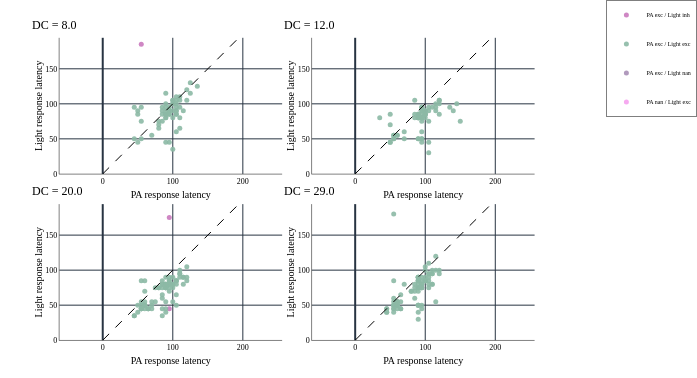

Notebook code for this chart:
### Code cell
df = lat_df.reset_index()

dc_values = sorted(df["dc"].unique())

if len(dc_values) == 0:
    raise ValueError(
        "No data left after filtering by rep_case. "
        "Check pa_rep_type / light_rep_type values in the CSV."
    )

# Remove dc = 37
df = df[df["dc"] != 37]

# -----------------------
# Define case categories
# -----------------------
def normalize(v):
    if pd.isna(v):
        return "nan"
    return str(v).lower()

def rep_case(row):
    pa = normalize(row["pa_rep_type"])
    li = normalize(row["light_rep_type"])
    return f"{pa}|{li}"

df["rep_case"] = df.apply(rep_case, axis=1)

case_labels = {
    "inhibited|inhibited": "PA inh / Light inh",
    "inhibited|excited":   "PA inh / Light exc",
    "inhibited|nan":       "PA inh / Light nan",
    "excited|inhibited":   "PA exc / Light inh",
    "excited|excited":     "PA exc / Light exc",
    "excited|nan":         "PA exc / Light nan",
    "nan|inhibited":       "PA nan / Light inh",
    "nan|excited":         "PA nan / Light exc",
}

df = df[df["rep_case"].isin(case_labels.keys())]

cases = list(case_labels.keys())

# -----------------------
# Subplot layout
# -----------------------
dc_values = sorted(df["dc"].unique())
n_cols = 2
n_rows = int(np.ceil(len(dc_values) / n_cols))

subplot_titles = {
    r + 1: [
        f"DC = {dc_values[r*n_cols + c]}" if r*n_cols + c < len(dc_values) else ""
        for c in range(n_cols)
    ]
    for r in range(n_rows)
}

fig = utils.simple_fig(
    n_cols=n_cols,
    n_rows=n_rows,
    width=1.4,
    height=0.9 * n_rows,
    subplot_titles=subplot_titles,
)

# -----------------------
# Axis limits (shared)
# -----------------------
max_val = max(
    df["pa_response_latency"].max(),
    df["light_response_latency"].max()
)

axis_min = 0
axis_max = max_val * 1.05

fig.update_layout(
    xaxis=dict(range=[axis_min, axis_max], zeroline=True),
    yaxis=dict(range=[axis_min, axis_max], scaleanchor="x", scaleratio=1, zeroline=True),
)

fig.update_xaxes(matches="x", tickmode="auto", showticklabels=True)
fig.update_yaxes(matches="y", scaleanchor="x", scaleratio=1, tickmode="auto", showticklabels=True)

# -----------------------
# Colors for cases
# -----------------------
case_colors = {}
for i, case in enumerate(cases):
    case_colors[case] = utils.interp_color(
        nsteps=len(cases),
        step_nr=i,
        scalename=("qualitative", "Plotly"),
        alpha=0.9
    )

# -----------------------
# Plot
# -----------------------
for i, dc in enumerate(dc_values):
    row = i // n_cols + 1
    col = i % n_cols + 1

    sub = df[df["dc"] == dc]

    for case in cases:
        cd = sub[sub["rep_case"] == case]
        if cd.empty:
            continue

        fig.add_trace(
            go.Scatter(
                x=cd["pa_response_latency"],
                y=cd["light_response_latency"],
                mode="markers",
                marker=dict(color=case_colors[case], size=5),
                name=case_labels[case],
                legendgroup=case,
                showlegend=(i == 0),
                hovertemplate=(
                    "PA: %{x}<br>"
                    "Light: %{y}<br>"
                    f"{case_labels[case]}<extra></extra>"
                ),
            ),
            row=row,
            col=col,
        )

    # Identity line
    fig.add_trace(
        go.Scatter(
            x=[axis_min, axis_max],
            y=[axis_min, axis_max],
            mode="lines",
            line=dict(color="black", dash="dash", width=1),
            showlegend=False,
        ),
        row=row,
        col=col,
    )

# Axis labels
fig.update_xaxes(title_text="PA response latency")
fig.update_yaxes(title_text="Light response latency")

fig.show()
sname = figure_dir / f'{session_id}_test'
save_fig(fig, sname, formats=['png'], scale=3)

### Figure 1 — Plotly figure (JSON) as saved in the notebook; plotly's stock layout.template omitted (floating-point values rounded to 4 significant figures)
{"data": [{"hovertemplate": "PA: %{x}<br>Light: %{y}<br>PA exc / Light inh<extra></extra>", "legendgroup": "excited|inhibited", "marker": {"color": "rgba(202, 122, 190, 0.9)", "size": 5}, "mode": "markers", "name": "PA exc / Light inh", "showlegend": true, "x": [55.0], "y": [185.0], "type": "scatter", "xaxis": "x", "yaxis": "y"}, {"hovertemplate": "PA: %{x}<br>Light: %{y}<br>PA exc / Light exc<extra></extra>", "legendgroup": "excited|excited", "marker": {"color": "rgba(140, 186, 166, 0.9)", "size": 5}, "mode": "markers", "name": "PA exc / Light exc", "showlegend": true, "x": [100.0, 95.0, 95.0, 105.0, 95.0, 85.0, 105.0, 85.0, 110.0, 110.0, 95.0, 90.0, 120.0, 125.0, 135.0, 105.0, 85.0, 95.0, 90.0, 100.0, 105.0, 110.0, 115.0, 90.0, 90.0, 125.0, 100.0, 105.0, 105.0, 110.0, 80.0, 100.0, 100.0, 80.0, 90.0, 45.0, 95.0, 55.0, 55.0, 85.0, 50.0, 50.0, 45.0, 90.0, 105.0, 90.0, 50.0, 105.0, 120.0, 95.0, 100.0, 55.0, 90.0, 70.0, 80.0, 105.0, 110.0, 100.0, 90.0, 90.0], "y": [100.0, 85.0, 90.0, 85.0, 90.0, 95.0, 110.0, 90.0, 95.0, 110.0, 90.0, 80.0, 120.0, 130.0, 125.0, 105.0, 85.0, 95.0, 85.0, 100.0, 90.0, 80.0, 90.0, 80.0, 90.0, 115.0, 105.0, 100.0, 90.0, 65.0, 70.0, 35.0, 105.0, 75.0, 45.0, 95.0, 45.0, 95.0, 50.0, 75.0, 90.0, 85.0, 50.0, 85.0, 60.0, 85.0, 45.0, 85.0, 105.0, 85.0, 90.0, 75.0, 115.0, 55.0, 65.0, 95.0, 105.0, 80.0, 100.0, 95.0], "type": "scatter", "xaxis": "x", "yaxis": "y"}, {"hovertemplate": "PA: %{x}<br>Light: %{y}<br>PA exc / Light nan<extra></extra>", "legendgroup": "excited|nan", "marker": {"color": "rgba(169, 143, 182, 0.9)", "size": 5}, "mode": "markers", "name": "PA exc / Light nan", "showlegend": true, "x": [105.0, 95.0, 125.0, 140.0, 100.0, 100.0, 115.0, 90.0], "y": [NaN, NaN, NaN, NaN, NaN, NaN, NaN, NaN], "type": "scatter", "xaxis": "x", "yaxis": "y"}, {"hovertemplate": "PA: %{x}<br>Light: %{y}<br>PA nan / Light exc<extra></extra>", "legendgroup": "nan|excited", "marker": {"color": "rgba(246, 161, 239, 0.9)", "size": 5}, "mode": "markers", "name": "PA nan / Light exc", "showlegend": true, "x": [NaN, NaN, NaN, NaN, NaN, NaN, NaN, NaN, NaN, NaN, NaN, NaN, NaN, NaN, NaN, NaN, NaN, NaN, NaN, NaN, NaN, NaN, NaN], "y": [100.0, 65.0, 105.0, 105.0, 105.0, 50.0, 95.0, 0.0, 60.0, 95.0, 85.0, 85.0, 110.0, 130.0, 100.0, 80.0, 45.0, 75.0, 90.0, 50.0, 95.0, 180.0, 60.0], "type": "scatter", "xaxis": "x", "yaxis": "y"}, {"line": {"color": "black", "dash": "dash", "width": 1}, "mode": "lines", "showlegend": false, "x": [0, 194.2], "y": [0, 194.2], "type": "scatter", "xaxis": "x", "yaxis": "y"}, {"hovertemplate": "PA: %{x}<br>Light: %{y}<br>PA exc / Light exc<extra></extra>", "legendgroup": "excited|excited", "marker": {"color": "rgba(140, 186, 166, 0.9)", "size": 5}, "mode": "markers", "name": "PA exc / Light exc", "showlegend": false, "x": [105.0, 95.0, 95.0, 55.0, 95.0, 145.0, 120.0, 95.0, 60.0, 120.0, 140.0, 90.0, 85.0, 115.0, 105.0, 95.0, 135.0, 105.0, 110.0, 95.0, 90.0, 100.0, 95.0, 95.0, 100.0, 95.0, 85.0, 90.0, 100.0, 120.0, 115.0, 100.0, 55.0, 60.0, 100.0, 100.0, 90.0, 90.0, 50.0, 95.0, 95.0, 90.0, 55.0, 35.0, 55.0, 90.0, 105.0, 95.0, 90.0, 150.0, 120.0, 95.0, 95.0, 95.0, 85.0, 50.0, 50.0, 90.0, 70.0, 50.0, 115.0, 100.0, 105.0, 70.0], "y": [30.0, 80.0, 45.0, 55.0, 80.0, 100.0, 85.0, 75.0, 55.0, 100.0, 90.0, 80.0, 105.0, 100.0, 95.0, 85.0, 95.0, 90.0, 95.0, 50.0, 85.0, 85.0, 95.0, 80.0, 85.0, 90.0, 85.0, 80.0, 90.0, 105.0, 95.0, 90.0, 55.0, 55.0, 85.0, 80.0, 80.0, 85.0, 85.0, 60.0, 50.0, 50.0, 50.0, 80.0, 50.0, 85.0, 45.0, 80.0, 50.0, 75.0, 105.0, 95.0, 80.0, 90.0, 80.0, 70.0, 45.0, 80.0, 60.0, 45.0, 90.0, 85.0, 75.0, 50.0], "type": "scatter", "xaxis": "x2", "yaxis": "y2"}, {"hovertemplate": "PA: %{x}<br>Light: %{y}<br>PA exc / Light nan<extra></extra>", "legendgroup": "excited|nan", "marker": {"color": "rgba(169, 143, 182, 0.9)", "size": 5}, "mode": "markers", "name": "PA exc / Light nan", "showlegend": false, "x": [50.0, 95.0, 95.0, 85.0, 55.0, 60.0], "y": [NaN, NaN, NaN, NaN, NaN, NaN], "type": "scatter", "xaxis": "x2", "yaxis": "y2"}, {"hovertemplate": "PA: %{x}<br>Light: %{y}<br>PA nan / Light exc<extra></extra>", "legendgroup": "nan|excited", "marker": {"color": "rgba(246, 161, 239, 0.9)", "size": 5}, "mode": "markers", "name": "PA nan / Light exc", "showlegend": false, "x": [NaN, NaN, NaN, NaN, NaN, NaN, NaN, NaN, NaN, NaN, NaN, NaN, NaN, NaN, NaN, NaN, NaN, NaN, NaN, NaN, NaN, NaN, NaN, NaN, NaN, NaN, NaN, NaN, NaN, NaN], "y": [85.0, 100.0, 75.0, 105.0, 90.0, 75.0, 90.0, 85.0, 130.0, 55.0, 55.0, 95.0, 100.0, 60.0, 135.0, 100.0, 80.0, 90.0, 60.0, 80.0, 55.0, 115.0, 50.0, 60.0, 55.0, 80.0, 75.0, 180.0, 55.0, 110.0], "type": "scatter", "xaxis": "x2", "yaxis": "y2"}, {"line": {"color": "black", "dash": "dash", "width": 1}, "mode": "lines", "showlegend": false, "x": [0, 194.2], "y": [0, 194.2], "type": "scatter", "xaxis": "x2", "yaxis": "y2"}, {"hovertemplate": "PA: %{x}<br>Light: %{y}<br>PA exc / Light inh<extra></extra>", "legendgroup": "excited|inhibited", "marker": {"color": "rgba(202, 122, 190, 0.9)", "size": 5}, "mode": "markers", "name": "PA exc / Light inh", "showlegend": false, "x": [95.0, 95.0], "y": [45.0, 175.0], "type": "scatter", "xaxis": "x3", "yaxis": "y3"}, {"hovertemplate": "PA: %{x}<br>Light: %{y}<br>PA exc / Light exc<extra></extra>", "legendgroup": "excited|excited", "marker": {"color": "rgba(140, 186, 166, 0.9)", "size": 5}, "mode": "markers", "name": "PA exc / Light exc", "showlegend": false, "x": [110.0, 90.0, 100.0, 60.0, 60.0, 55.0, 95.0, 110.0, 85.0, 120.0, 80.0, 55.0, 50.0, 105.0, 90.0, 115.0, 55.0, 90.0, 110.0, 95.0, 95.0, 115.0, 70.0, 90.0, 85.0, 65.0, 95.0, 100.0, 115.0, 90.0, 105.0, 95.0, 85.0, 95.0, 105.0, 100.0, 105.0, 95.0, 55.0, 60.0, 90.0, 90.0, 85.0, 50.0, 95.0, 55.0, 60.0, 90.0, 90.0, 60.0, 90.0, 85.0, 85.0, 105.0, 120.0, 110.0, 90.0, 85.0, 120.0, 100.0, 85.0, 80.0, 45.0, 55.0, 55.0, 60.0, 70.0, 45.0, 70.0, 105.0, 60.0, 100.0, 75.0, 65.0, 65.0, 75.0], "y": [90.0, 80.0, 75.0, 70.0, 55.0, 50.0, 75.0, 100.0, 75.0, 85.0, 75.0, 45.0, 50.0, 65.0, 75.0, 80.0, 45.0, 75.0, 95.0, 90.0, 80.0, 90.0, 55.0, 75.0, 80.0, 45.0, 80.0, 80.0, 90.0, 55.0, 80.0, 85.0, 85.0, 70.0, 85.0, 90.0, 85.0, 80.0, 45.0, 50.0, 90.0, 75.0, 65.0, 40.0, 85.0, 85.0, 85.0, 40.0, 45.0, 50.0, 80.0, 35.0, 80.0, 50.0, 105.0, 95.0, 80.0, 45.0, 90.0, 80.0, 60.0, 75.0, 35.0, 45.0, 55.0, 50.0, 45.0, 35.0, 50.0, 85.0, 45.0, 55.0, 55.0, 45.0, 45.0, 75.0], "type": "scatter", "xaxis": "x3", "yaxis": "y3"}, {"hovertemplate": "PA: %{x}<br>Light: %{y}<br>PA exc / Light nan<extra></extra>", "legendgroup": "excited|nan", "marker": {"color": "rgba(169, 143, 182, 0.9)", "size": 5}, "mode": "markers", "name": "PA exc / Light nan", "showlegend": false, "x": [80.0, 95.0, 105.0, 85.0, 80.0, 90.0, 50.0, 70.0], "y": [NaN, NaN, NaN, NaN, NaN, NaN, NaN, NaN], "type": "scatter", "xaxis": "x3", "yaxis": "y3"}, {"hovertemplate": "PA: %{x}<br>Light: %{y}<br>PA nan / Light exc<extra></extra>", "legendgroup": "nan|excited", "marker": {"color": "rgba(246, 161, 239, 0.9)", "size": 5}, "mode": "markers", "name": "PA nan / Light exc", "showlegend": false, "x": [NaN, NaN, NaN, NaN, NaN, NaN, NaN, NaN, NaN, NaN, NaN, NaN, NaN, NaN, NaN, NaN, NaN, NaN, NaN, NaN, NaN, NaN, NaN, NaN, NaN, NaN, NaN, NaN, NaN, NaN, NaN, NaN], "y": [95.0, 50.0, 80.0, 85.0, 95.0, 60.0, 60.0, 85.0, 80.0, 0.0, 105.0, 55.0, 45.0, 70.0, 95.0, 125.0, 130.0, 70.0, 45.0, 80.0, 90.0, 90.0, 90.0, 70.0, 75.0, 55.0, 50.0, 90.0, 110.0, 75.0, 50.0, 105.0], "type": "scatter", "xaxis": "x3", "yaxis": "y3"}, {"line": {"color": "black", "dash": "dash", "width": 1}, "mode": "lines", "showlegend": false, "x": [0, 194.2], "y": [0, 194.2], "type": "scatter", "xaxis": "x3", "yaxis": "y3"}, {"hovertemplate": "PA: %{x}<br>Light: %{y}<br>PA exc / Light exc<extra></extra>", "legendgroup": "excited|excited", "marker": {"color": "rgba(140, 186, 166, 0.9)", "size": 5}, "mode": "markers", "name": "PA exc / Light exc", "showlegend": false, "x": [100.0, 90.0, 90.0, 55.0, 100.0, 55.0, 60.0, 95.0, 115.0, 85.0, 100.0, 110.0, 90.0, 90.0, 45.0, 55.0, 105.0, 90.0, 90.0, 105.0, 55.0, 65.0, 90.0, 105.0, 105.0, 90.0, 100.0, 90.0, 110.0, 90.0, 95.0, 55.0, 110.0, 100.0, 110.0, 90.0, 90.0, 90.0, 70.0, 85.0, 100.0, 105.0, 105.0, 95.0, 60.0, 60.0, 90.0, 95.0, 80.0, 85.0, 60.0, 90.0, 100.0, 90.0, 90.0, 60.0, 95.0, 45.0, 90.0, 55.0, 115.0, 120.0, 95.0, 55.0, 85.0, 110.0, 105.0, 80.0, 95.0, 60.0, 95.0, 45.0, 55.0, 55.0, 60.0, 60.0, 65.0, 45.0, 65.0, 120.0, 60.0, 115.0, 95.0, 65.0, 55.0, 60.0], "y": [90.0, 85.0, 90.0, 180.0, 105.0, 50.0, 50.0, 75.0, 100.0, 70.0, 100.0, 80.0, 70.0, 75.0, 45.0, 85.0, 95.0, 90.0, 75.0, 85.0, 50.0, 45.0, 85.0, 110.0, 90.0, 85.0, 85.0, 40.0, 95.0, 75.0, 90.0, 50.0, 80.0, 85.0, 95.0, 50.0, 85.0, 90.0, 80.0, 75.0, 85.0, 95.0, 75.0, 85.0, 55.0, 50.0, 90.0, 75.0, 70.0, 80.0, 50.0, 30.0, 85.0, 50.0, 50.0, 50.0, 45.0, 45.0, 80.0, 60.0, 120.0, 100.0, 80.0, 40.0, 60.0, 100.0, 80.0, 70.0, 50.0, 50.0, 80.0, 40.0, 45.0, 55.0, 55.0, 55.0, 55.0, 40.0, 45.0, 95.0, 55.0, 55.0, 75.0, 65.0, 45.0, 45.0], "type": "scatter", "xaxis": "x4", "yaxis": "y4"}, {"hovertemplate": "PA: %{x}<br>Light: %{y}<br>PA nan / Light inh<extra></extra>", "legendgroup": "nan|inhibited", "marker": {"color": "rgba(200, 200, 132, 0.9)", "size": 5}, "mode": "markers", "name": "PA nan / Light inh", "showlegend": false, "x": [NaN], "y": [75.0], "type": "scatter", "xaxis": "x4", "yaxis": "y4"}, {"hovertemplate": "PA: %{x}<br>Light: %{y}<br>PA nan / Light exc<extra></extra>", "legendgroup": "nan|excited", "marker": {"color": "rgba(246, 161, 239, 0.9)", "size": 5}, "mode": "markers", "name": "PA nan / Light exc", "showlegend": false, "x": [NaN, NaN, NaN, NaN, NaN, NaN, NaN, NaN, NaN, NaN, NaN, NaN, NaN, NaN, NaN, NaN, NaN, NaN, NaN, NaN, NaN, NaN, NaN, NaN, NaN, NaN, NaN, NaN, NaN, NaN, NaN, NaN], "y": [90.0, 55.0, 80.0, 85.0, 65.0, 90.0, 0.0, 85.0, 115.0, 60.0, 90.0, 100.0, 60.0, 90.0, 130.0, 50.0, 100.0, 85.0, 90.0, 105.0, 75.0, 80.0, 175.0, 75.0, 75.0, 55.0, 55.0, 80.0, 115.0, 50.0, 65.0, 90.0], "type": "scatter", "xaxis": "x4", "yaxis": "y4"}, {"line": {"color": "black", "dash": "dash", "width": 1}, "mode": "lines", "showlegend": false, "x": [0, 194.2], "y": [0, 194.2], "type": "scatter", "xaxis": "x4", "yaxis": "y4"}], "layout": {"xaxis": {"anchor": "y", "domain": [0.1, 0.475], "tickfont": {"size": 8, "family": "calibri", "color": "black"}, "title": {"font": {"size": 10, "family": "calibri", "color": "black"}, "standoff": 5, "text": "PA response latency"}, "ticks": "inside", "tickmode": "auto", "tickvals": [], "tickwidth": 1, "ticklen": 0, "tickangle": 0, "tickcolor": "black", "linewidth": 0.5, "linecolor": "black", "showline": true, "range": [0, 194.2], "zeroline": true, "matches": "x", "showticklabels": true}, "yaxis": {"anchor": "x", "domain": [0.54, 0.9], "tickfont": {"size": 8, "family": "calibri", "color": "black"}, "title": {"font": {"size": 10, "family": "calibri", "color": "black"}, "standoff": 0, "text": "Light response latency"}, "automargin": false, "ticks": "inside", "tickmode": "auto", "tickvals": [], "tickwidth": 1, "ticklen": 0, "tickcolor": "black", "linewidth": 0.5, "linecolor": "black", "showline": true, "range": [0, 194.2], "scaleanchor": "x", "scaleratio": 1, "zeroline": true, "matches": "y", "showticklabels": true}, "xaxis2": {"anchor": "y2", "domain": [0.525, 0.9], "tickfont": {"size": 8, "family": "calibri", "color": "black"}, "title": {"font": {"size": 10, "family": "calibri", "color": "black"}, "standoff": 5, "text": "PA response latency"}, "ticks": "inside", "tickmode": "auto", "tickvals": [], "tickwidth": 1, "ticklen": 0, "tickangle": 0, "tickcolor": "black", "linewidth": 0.5, "linecolor": "black", "showline": true, "matches": "x", "showticklabels": true}, "yaxis2": {"anchor": "x2", "domain": [0.54, 0.9], "tickfont": {"size": 8, "family": "calibri", "color": "black"}, "title": {"font": {"size": 10, "family": "calibri", "color": "black"}, "standoff": 0, "text": "Light response latency"}, "automargin": false, "ticks": "inside", "tickmode": "auto", "tickvals": [], "tickwidth": 1, "ticklen": 0, "tickcolor": "black", "linewidth": 0.5, "linecolor": "black", "showline": true, "matches": "y", "scaleanchor": "x", "scaleratio": 1, "showticklabels": true}, "xaxis3": {"anchor": "y3", "domain": [0.1, 0.475], "tickfont": {"size": 8, "family": "calibri", "color": "black"}, "title": {"font": {"size": 10, "family": "calibri", "color": "black"}, "standoff": 5, "text": "PA response latency"}, "ticks": "inside", "tickmode": "auto", "tickvals": [], "tickwidth": 1, "ticklen": 0, "tickangle": 0, "tickcolor": "black", "linewidth": 0.5, "linecolor": "black", "showline": true, "matches": "x", "showticklabels": true}, "yaxis3": {"anchor": "x3", "domain": [0.1, 0.46], "tickfont": {"size": 8, "family": "calibri", "color": "black"}, "title": {"font": {"size": 10, "family": "calibri", "color": "black"}, "standoff": 0, "text": "Light response latency"}, "automargin": false, "ticks": "inside", "tickmode": "auto", "tickvals": [], "tickwidth": 1, "ticklen": 0, "tickcolor": "black", "linewidth": 0.5, "linecolor": "black", "showline": true, "matches": "y", "scaleanchor": "x", "scaleratio": 1, "showticklabels": true}, "xaxis4": {"anchor": "y4", "domain": [0.525, 0.9], "tickfont": {"size": 8, "family": "calibri", "color": "black"}, "title": {"font": {"size": 10, "family": "calibri", "color": "black"}, "standoff": 5, "text": "PA response latency"}, "ticks": "inside", "tickmode": "auto", "tickvals": [], "tickwidth": 1, "ticklen": 0, "tickangle": 0, "tickcolor": "black", "linewidth": 0.5, "linecolor": "black", "showline": true, "matches": "x", "showticklabels": true}, "yaxis4": {"anchor": "x4", "domain": [0.1, 0.46], "tickfont": {"size": 8, "family": "calibri", "color": "black"}, "title": {"font": {"size": 10, "family": "calibri", "color": "black"}, "standoff": 0, "text": "Light response latency"}, "automargin": false, "ticks": "inside", "tickmode": "auto", "tickvals": [], "tickwidth": 1, "ticklen": 0, "tickcolor": "black", "linewidth": 0.5, "linecolor": "black", "showline": true, "matches": "y", "scaleanchor": "x", "scaleratio": 1, "showticklabels": true}, "margin": {"l": 0, "t": 0, "b": 0, "r": 0}, "legend": {"font": {"family": "calibri", "size": 6, "color": "black"}, "borderwidth": 0.5, "bordercolor": "black"}, "autosize": false, "width": 697.2, "height": 378.9, "plot_bgcolor": "white", "paper_bgcolor": "white", "annotations": [{"font": {"color": "black", "family": "calibri", "size": 12}, "showarrow": false, "text": "DC = 8.0", "x": 0.05, "xanchor": "left", "xref": "paper", "y": 0.91, "yanchor": "bottom", "yref": "paper"}, {"font": {"color": "black", "family": "calibri", "size": 12}, "showarrow": false, "text": "DC = 12.0", "x": 0.475, "xanchor": "left", "xref": "paper", "y": 0.91, "yanchor": "bottom", "yref": "paper"}, {"font": {"color": "black", "family": "calibri", "size": 12}, "showarrow": false, "text": "DC = 20.0", "x": 0.05, "xanchor": "left", "xref": "paper", "y": 0.47, "yanchor": "bottom", "yref": "paper"}, {"font": {"color": "black", "family": "calibri", "size": 12}, "showarrow": false, "text": "DC = 29.0", "x": 0.475, "xanchor": "left", "xref": "paper", "y": 0.47, "yanchor": "bottom", "yref": "paper"}]}}
